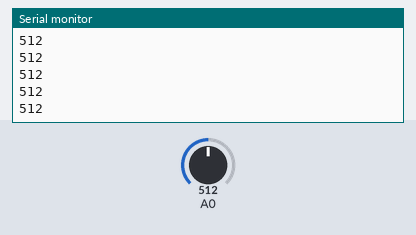
Recording of a sketch running on a simulated Arduino Uno, built with avr-gcc and run on an emulated ATmega328P. On the bench: the last lines printed to the serial monitor. The inputs (shaded band) are chosen by the test bench; at power-on: A0 = 512.

Above: at 1.2 s.
1.3 s: A0 set to 716
At 2.0 s:
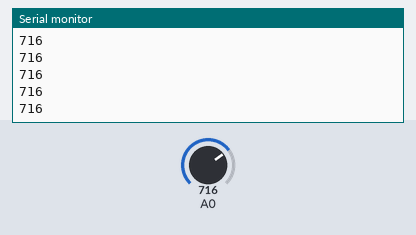
2.8 s: A0 set to 900
At 3.3 s:
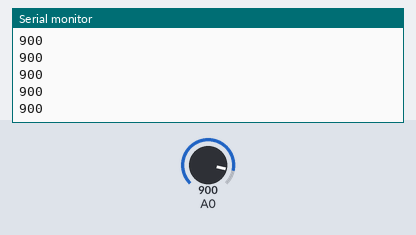
Timing chart, 0 to 5.8 s (numbered marks = the images above; inputs shaded):
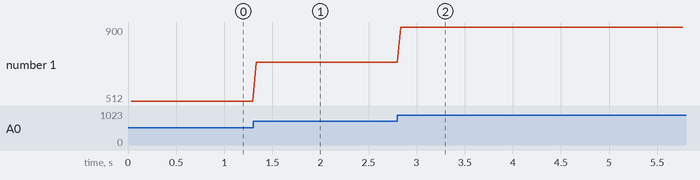

The sketch:

Code_Lab2.ino
```cpp
/*************************************
 Course: ISB-UPCH
 Date: 29/03/2023
 Autor: Moises Meza

**************************************/
unsigned long lastMsg = 0;
float F=3;                      // 1 hz
double Fs = 10*F;               // 10 hz
double Ts_ms = (1/Fs)*1000;     //  100 ms

void setup() {
  Serial.begin(9600);
  while (!Serial);
  //Serial.println("R1:,R2:,");
}

void loop() {

  unsigned long now = millis();


 if (now - lastMsg > Ts_ms) {
    lastMsg = now;

    // Read analog input from A0
    int analogValue = analogRead(A0);

    // Print analog reading

    Serial.println(analogValue);
  }
}
```

Measured:
- after the input at 1.3 s, the serial monitor: prints a new line at once (image 1)
- after the input at 2.8 s, the serial monitor: prints a new line at once (image 2)
- plotted number 1: 512 → 716 after the input at 1.3 s, 716 → 900 after the input at 2.8 s
